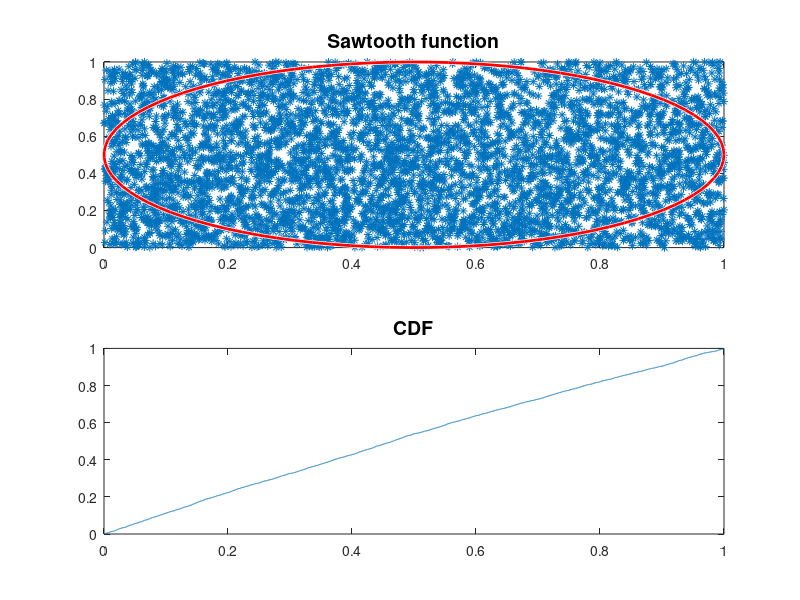
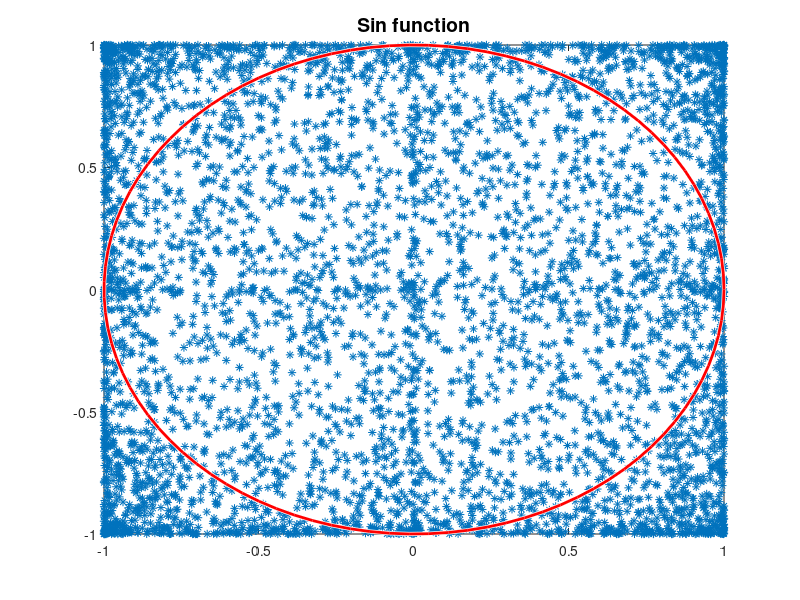

The MATLAB script that drew these images, in order:
%sin() and saw() random number generators

close all; % cleaning
clear all;

number_of_samples = 5000; % fixed numer of samples

seed = 0.712;  % initial seed for random number generator
seed2 = 0.813; % initial seed for random number generator

% initialize vectors for random numbers
random_number_sequence_x = zeros(1,number_of_samples); 
random_number_sequence_y = zeros(1,number_of_samples);

% chose which sequence is geting which seed
random_number_x = seed;
random_number_y = seed2;

% set first value in sequence
random_number_sequence_x(1) = random_number_x;
random_number_sequence_y(1) = random_number_y;

% counter for montecarlo methode
count = 0;

% generate linear space of ponints for plot
x = linspace(-1,1,number_of_samples);

% random number generating loop
for i = 2:1:number_of_samples
    random_number_x = sawtooth(15*random_number_x*pi)/2+0.5;
    random_number_sequence_x(i) = random_number_x;
    random_number_y = sawtooth(15*random_number_y*pi)/2+0.5;
    random_number_sequence_y(i) = random_number_y;
    if(sqrt(random_number_x^2+random_number_y^2) <= 0.5)
        count = count + 1;
    end
end
% generate figure for plots
figure(1);
% choose plot in figure
subplot(2,1,1);

plot(random_number_sequence_y, random_number_sequence_x,'*')

% generating legend for plot
title('Sawtooth function','fontsize',14);
hold on;
viscircles([0.5,0.5],0.5);
count/number_of_samples

subplot(2,1,2);

x = linspace(0,1,number_of_samples);

for i=1:1:number_of_samples

    pdf_(i) = sum(random_number_sequence_x < x(i))/number_of_samples;

end

plot(x,pdf_);
title('CDF','fontsize',14);
hold on;




figure(2)
random_number_sequence_x = zeros(1,number_of_samples);
random_number_sequence_y = zeros(1,number_of_samples);
random_number_x = seed;
random_number_y = seed2;
random_number_sequence_x(1) = random_number_x;
random_number_sequence_y(1) = random_number_y;

count = 0;

x = linspace(-1,1,number_of_samples);
data = sawtooth(x*15);

for i = 2:1:number_of_samples
    random_number_x = sin(15*random_number_x*pi);
    random_number_sequence_x(i) = random_number_x;
    random_number_y = sin(15*random_number_y*pi);
    random_number_sequence_y(i) = random_number_y;
    if(sqrt(random_number_x^2+random_number_y^2) <= 1)
        count = count + 1;
    end
end

plot(random_number_sequence_y, random_number_sequence_x,'*')
title('Sin function','fontsize',14);
viscircles([0,0],1);
count/number_of_samples

%plot(x,data)